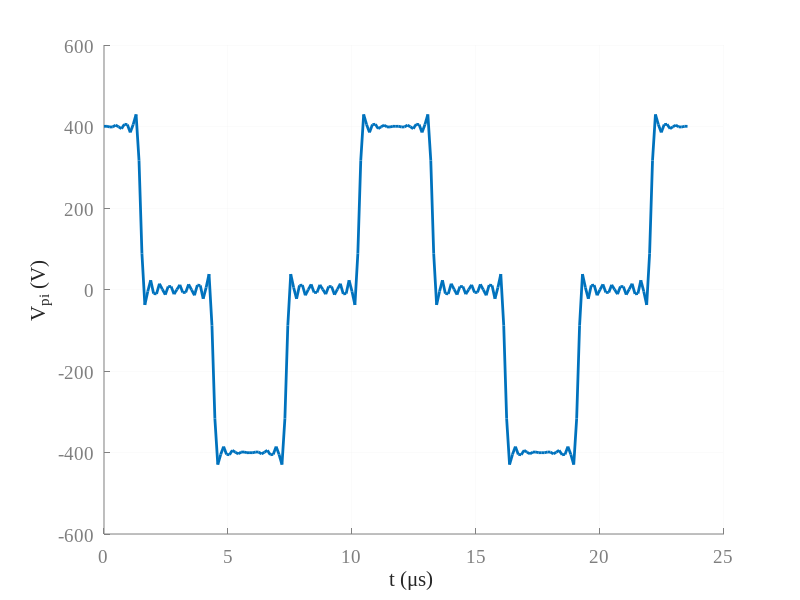
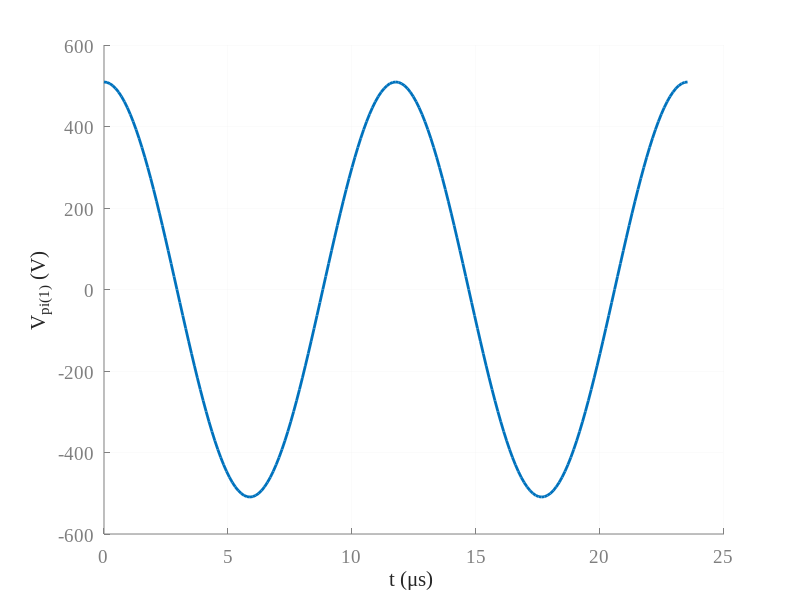
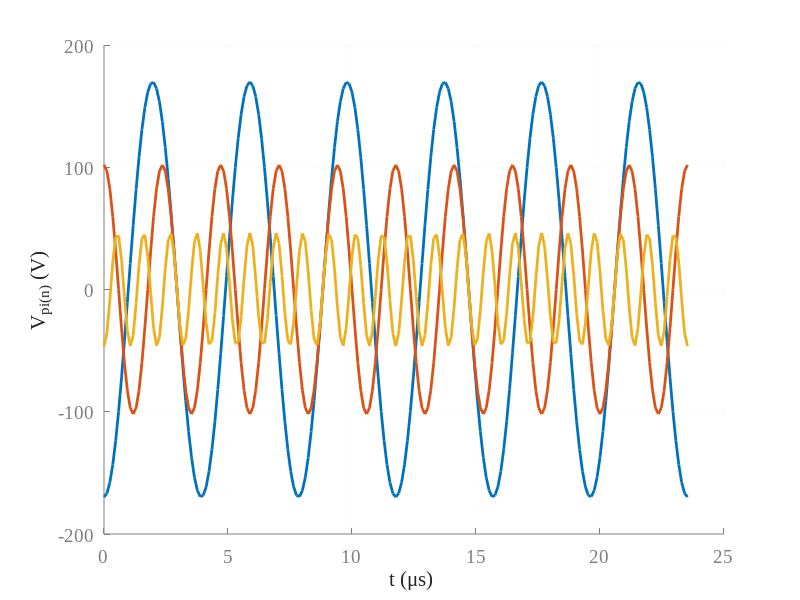
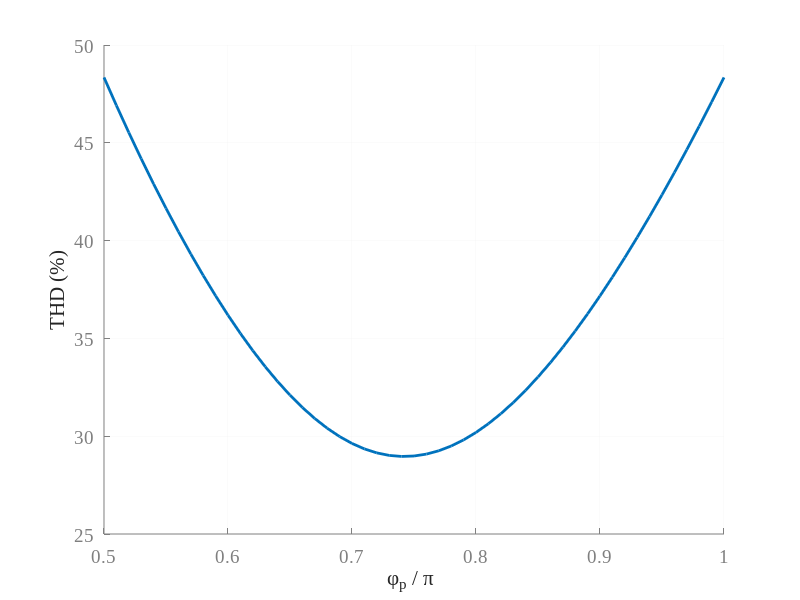

The MATLAB source for these figures, in order:
%--------------------------------------------------------------------------
%By: Duleepa J Thrimawithana
%Date: 19-05-2019
%Description:
%This program is written to calculate the THD of Vpi 
%generated by a full-bridge converter
%--------------------------------------------------------------------------

function [] = VpiCalc( )

Vdc = 400;    %DC supply voltage
fsw = 85e3;   %Frequency of the fundamental component of Vpi 
Php = pi/2;
Ts = [0:0.01:2]/fsw; %Time series for 2 periods
Vpi = 0;
THD = [];
THD_alt = [];

for n=1:2:30
    Vpi = Vpi + (Vdc*4/pi)*(cos(n*2*pi*fsw.*Ts)*sin(n*Php/2))/n;
end

PhpAry = pi/2:pi/100:pi;

for Php = PhpAry
    
    Vpi_dis2 = 0;
    
    for n=3:2:100
        Vpi_dis2 = Vpi_dis2 + ((Vdc*2*sqrt(2)/pi)*sin(n*Php/2)/n)^2;
    end
    
    Vpi1 = (Vdc*2*sqrt(2)/pi)*sin(Php/2);
    Vpirms = 400*sqrt(Php/pi);
    
    THD = [THD 100*sqrt(Vpi_dis2)/Vpi1];
    THD_alt = [THD_alt 100*sqrt(Vpirms^2-Vpi1^2)/Vpi1];
    
end

NAry = [1:2:20]

%Ploting the resutls
figure(1)
axes1 = axes('Parent',gcf);
hold(axes1,'on');
set(axes1,'FontSize',14,'XColor',[0.5 0.5 0.5],'YColor',[0.5 0.5 0.5],...
    'GridColor',[0.9 0.9 0.9],'MinorGridColor',[0.9 0.9 0.9],...
    'XGrid','on','YGrid','on','FontName','Times New Roman');
ylabel('V_p_i (V)','Color',[0.15 0.15 0.15],'FontName','Times New Roman');
xlabel('{t (\mus) }','Color',[0.15 0.15 0.15],'FontName','Times New Roman');
plot(Ts*1e6,Vpi,'LineWidth',2);


figure(2)
axes1 = axes('Parent',gcf);
hold(axes1,'on');
set(axes1,'FontSize',14,'XColor',[0.5 0.5 0.5],'YColor',[0.5 0.5 0.5],...
    'GridColor',[0.9 0.9 0.9],'MinorGridColor',[0.9 0.9 0.9],...
    'XGrid','on','YGrid','on','FontName','Times New Roman');
ylabel('V_p_i_(_1_) (V)','Color',[0.15 0.15 0.15],'FontName','Times New Roman');
xlabel('{t (\mus) }','Color',[0.15 0.15 0.15],'FontName','Times New Roman');
plot(Ts*1e6,(Vdc*4/pi)*(cos(2*pi*fsw.*Ts)*sin(Php/2)),'LineWidth',2);


figure(3)
axes1 = axes('Parent',gcf);
hold(axes1,'on');
set(axes1,'FontSize',14,'XColor',[0.5 0.5 0.5],'YColor',[0.5 0.5 0.5],...
    'GridColor',[0.9 0.9 0.9],'MinorGridColor',[0.9 0.9 0.9],...
    'XGrid','on','YGrid','on','FontName','Times New Roman');
ylabel('V_p_i_(_n_) (V)','Color',[0.15 0.15 0.15],'FontName','Times New Roman');
xlabel('{t (\mus) }','Color',[0.15 0.15 0.15],'FontName','Times New Roman');
plot(Ts*1e6,(Vdc*4/pi)*(cos(3*2*pi*fsw.*Ts)*sin(3*Php/2)/3),'LineWidth',2);
plot(Ts*1e6,(Vdc*4/pi)*(cos(5*2*pi*fsw.*Ts)*sin(5*Php/2)/5),'LineWidth',2);
plot(Ts*1e6,(Vdc*4/pi)*(cos(11*2*pi*fsw.*Ts)*sin(11*Php/2)/11),'LineWidth',2);

figure(4)
axes1 = axes('Parent',gcf);
hold(axes1,'on');
set(axes1,'FontSize',14,'XColor',[0.5 0.5 0.5],'YColor',[0.5 0.5 0.5],...
    'GridColor',[0.9 0.9 0.9],'MinorGridColor',[0.9 0.9 0.9],...
    'XGrid','on','YGrid','on','FontName','Times New Roman');
ylabel('THD (%)','Color',[0.15 0.15 0.15],'FontName','Times New Roman');
xlabel('{\phi_p / \pi }','Color',[0.15 0.15 0.15],'FontName','Times New Roman');
plot(PhpAry./pi,THD_alt,'LineWidth',2);

figure(5)
axes1 = axes('Parent',gcf);
hold(axes1,'on');
set(axes1,'FontSize',14,'XColor',[0.5 0.5 0.5],'YColor',[0.5 0.5 0.5],...
    'GridColor',[0.9 0.9 0.9],'MinorGridColor',[0.9 0.9 0.9],...
    'XGrid','on','YGrid','on','FontName','Times New Roman','XTick',NAry);
ylabel('V_p_i_(_n_) (RMS)','Color',[0.15 0.15 0.15],'FontName','Times New Roman');
xlabel('{Harmonic Number}','Color',[0.15 0.15 0.15],'FontName','Times New Roman');
bar(NAry,[[abs((1*4/pi).*sin(NAry.*pi/2))/sqrt(2)./NAry]' ...
    [abs((1*4/pi).*sin(NAry.*pi/3))/sqrt(2)./NAry]' ...
    [abs((1*4/pi).*sin(NAry.*pi/3))/sqrt(4)./NAry]'],'LineWidth',2);

end
